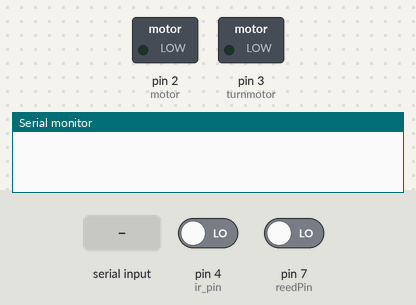
A sketch run on a simulated Arduino Uno, built with avr-gcc and run on an emulated ATmega328P. Shown: switched loads named in the sketch (green lamp = pin HIGH), the last lines printed to the serial monitor. The test bench sets the inputs (shaded band); at power-on: pin 4 (ir_pin) LOW, pin 7 (reedPin) LOW.

Above: at 1.2 s.
1.3 s: "p90\n" received over Serial
At 1.8 s:
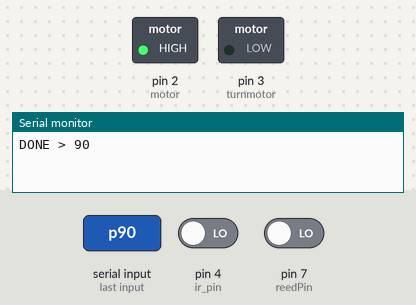
2.8 s: "p,45\n" received over Serial
4.3 s: "h90\n" received over Serial
Timing chart, 0 to 7.3 s (numbered marks = the images above; inputs shaded):
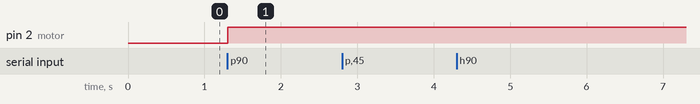

Measured:
- after the input at 1.3 s, pin 2 (motor): LOW → HIGH at once

The sketch:

Railcam.ino
```cpp
int ir_pin = 4;
int hitObject = false;
int reedPin = 7;
int hitReed = false;
int motor = 2;
int turnmotor = 3;
int counter = 0;
int Home = 0; // für die variable noch serielle verbindung schreiben ausm frontend
int fahrerlaubnis = 1; // für faherlaubnis go command ausm fronend
int positionP = 5;

//int eingabeSerial = 0;
//int eingabeKorrigiert = 0;
//int setMotor(int wert);

void setup() {
  Serial.begin(9600);
  pinMode(ir_pin, INPUT);
  pinMode(reedPin, INPUT);
  pinMode(motor, OUTPUT);
  pinMode(turnmotor, OUTPUT);

}
String serialInput = "";
void loop() {
  while (Serial.available() > 0) {
    char serialChar = Serial.read();
    if (isDigit(serialChar) || serialChar == 'p' || 'h') {
      serialInput += serialChar;
    }
    if (serialChar == '\n') {
      if (serialInput.charAt(0) == 'p') {
        serialInput.remove(0, 1);
        positionP = serialInput.toInt();
        Serial.println("DONE > " + serialInput);
        serialInput = "";
      }
      if (serialInput.charAt(0) == 'h') {
        positionP = 0; //Homeschwelle
        Serial.println("DONE > " + serialInput);
        serialInput = "";
      }
              if ( (fahrerlaubnis == 1) && (counter <= 6)) { // zahl muss mit Stellenangabenvariable (counterinput ausm frontend) ausgetauscht werden
      digitalWrite(motor, HIGH);
    }
    else {
      digitalWrite(motor, LOW);
      fahrerlaubnis = 0;
    }
    }

    // counterschleife
    int irState = digitalRead(ir_pin);
    if ( (irState == 1) && (hitObject == false) ) {
      counter++;
      hitObject = true;
      Serial.print ("Counter = ");
      Serial.println( counter );
    }
    else if ( (irState == 0) && (hitObject == true) ) {
      hitObject = false;
    }
    int State = digitalRead(reedPin);
    if ( (State == 1) && (hitReed == false) ) {
      counter = 0;
      hitReed = true;
      Serial.println( "Reed An" );
      //Serial.println( counter );
    }
    // Reedkontaktabfrage
    else if ( (State == 0) && (hitReed == true) ) {
      hitReed = false;
    }

    // homingfunktion
    if ( (Home == 1) && (hitReed == false)) {
      digitalWrite(turnmotor, HIGH);
    }
  }
}
```
